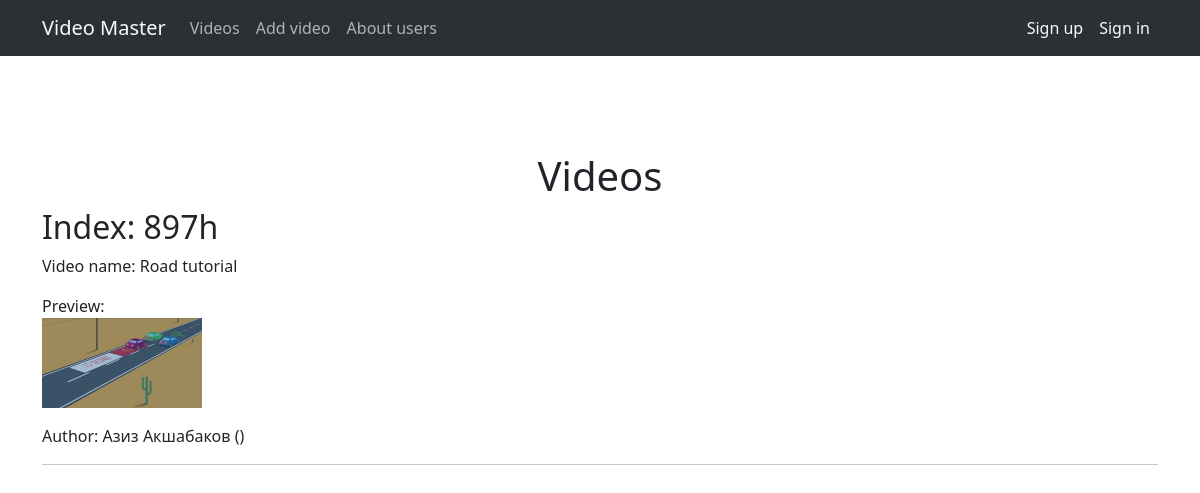
Screenshot of /video/road-tutorial/ with the database file from the repository.
### mainapp/models.py (models this page shows, shortened)
class Video(models.Model):
    index = models.CharField(max_length=255, verbose_name='Индекс')
    slug = models.SlugField(max_length=255, unique=True, db_index=True, verbose_name='URL')
    name = models.CharField(max_length=255, verbose_name='Название')
    video = models.FileField(upload_to='videos/', null=True, validators=[FileExtensionValidator(allowed_extensions=['mov','avi','mp4','webm','mkv'])], verbose_name='Видео')
    preview = models.ImageField(upload_to='previews/', verbose_name='Превьюшка')
    user_id = models.ForeignKey(User, on_delete=models.DO_NOTHING, verbose_name='Автор', related_name='get_videos')
    class Meta:
        verbose_name = 'Видео'
        verbose_name_plural = 'Видео'
        ordering = ['pk']

class User(models.Model):
    username = models.CharField(max_length=255, verbose_name='Логин')
    slug = models.SlugField(max_length=255, unique=True, db_index=True, verbose_name='URL')
    first_name = models.CharField(max_length=255, verbose_name='Имя')
    last_name = models.CharField(max_length=255, verbose_name='Фамилия')
    password = models.CharField(max_length=255)
    icon = models.ImageField(upload_to='icons/', verbose_name='Аватар')
    class Meta:
        verbose_name = 'Пользователь/автор'
        verbose_name_plural = 'Пользователи/авторы'
        ordering = ['username', 'last_name', 'first_name']

### mainapp/views.py (the view)
# urls.py: path('video/<slug:video_slug>/', VideoView.as_view(), name='video')
class VideoView(DetailView):
    model = Video
    template_name = 'mainapp/video.html'
    slug_url_kwarg = 'video_slug'

### mainapp/templates/mainapp/video.html
{% extends 'mainapp/base.html' %}
{% load mainapp_tags %}
{% block content %}
    <h1 class="text-center mt-5 pt-5">Videos</h1>
    <h2>Index: {{ video.index }}</h2>
    <p>Video name: {{ video.name }}</p>
    <div>Preview:</div>
    <p><img src="/media/{{ video.preview }}" alt="" width="160px" height="90px"></p>
    <p>Author: {{ video.user_id.first_name }} {{ video.user_id.last_name }} ({{ video.user_id.login }})</p>
    <hr>
{% endblock %}

### rows the page displays
Video: index "897h", name "Road tutorial", preview (picture), user_id.first_name "Азиз", user_id.last_name "Акшабаков"
